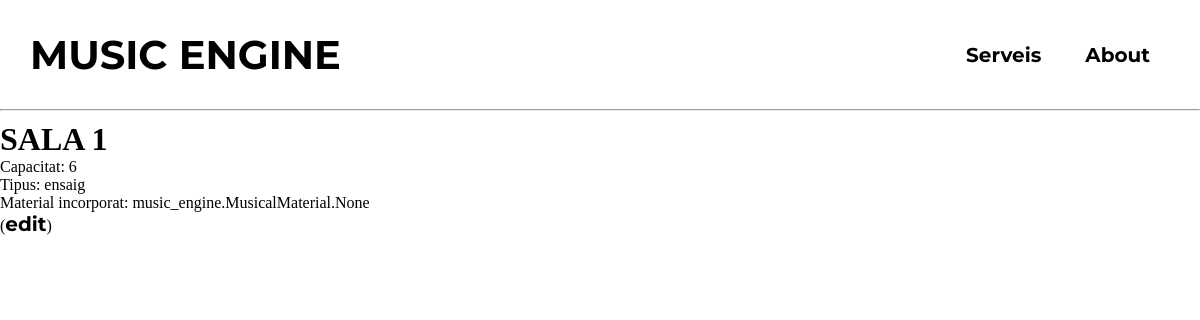
The page /studio/SALA 1/ on the database as committed earlier.
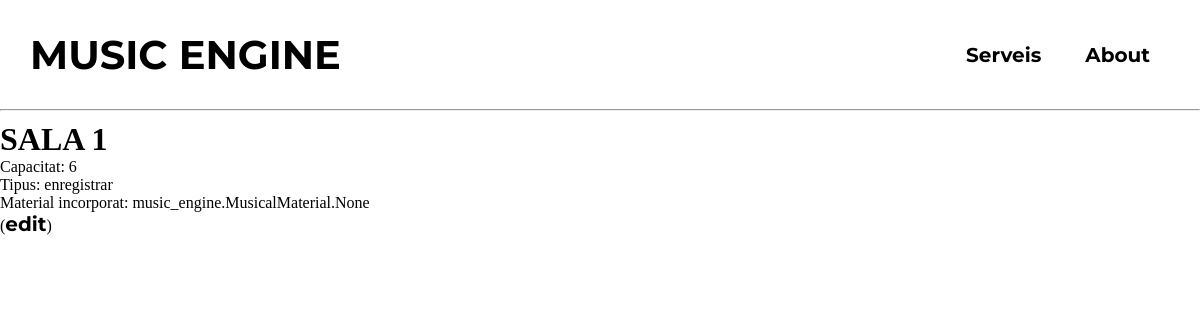
The same page on the database as committed later.
### music_engine/models.py (models this page shows, shortened)
class MusicalStudio(models.Model):
    name = models.CharField(max_length=100, primary_key=True)
    capacity = models.IntegerField()
    TYPE_CHOICES = (
        ('ensaig', 'ENSAIG'),
        ('enregistrar', 'ENREGISTRAR')
    )
    type = models.CharField(choices=TYPE_CHOICES, max_length=100)
    incorporated_material = models.ManyToManyField(MusicalMaterial, blank=True)

### music_engine/views.py (the view)
# urls.py: path('studio/<str:pk>/', studio_detail, name='studio_detail'),
def studio_detail(request, pk):
    studio = get_object_or_404(MusicalStudio, pk=pk)
    return render(request, 'studio_detail.html', {'studio': studio})

### templates/studio_detail.html
{% include 'navbar.html' %}
{% block content %}
<h1>{{ studio.name }}</h1>
<p>Capacitat: {{ studio.capacity }}</p>
<p>Tipus: {{ studio.type }}</p>
<p>Material incorporat: {{ studio.incorporated_material }}</p>
    <p>(<a class="edit-button" href="{% url 'studio_edit' studio.name %}">edit</a>)</p>
{% endblock %}

### templates/navbar.html (shortened to what this page needs)
{% load static %}
<!DOCTYPE html>
<html lang="en">
<head>
    <link rel="stylesheet"
          href="https://code.jquery.com/ui/1.12.1/themes/smoothness/jquery-ui.css" />
</head>
<body>
<header>
    <div class="hometitle">
        <a href="/"><h1>MUSIC ENGINE</h1></a>
    </div>
    <nav>
        <ul class="nav_links">
            <li><a href="#">Serveis</a></li>
            <li><a href="#">About</a></li>
        </ul>
    </nav>
</header>
<hr>
</body>
</html>

### templates/navbar.html (style rules this page uses)
* { box-sizing: border-box; margin: 0; padding: 0; }
.hometitle { font-family: "Montserrat", sans-serif; font-weight: 700; font-size: 34px; color: black; text-decoration: none; cursor: pointer; }
li, a, button { font-family: "Montserrat", sans-serif; font-weight: 700; font-size: 20px; color: black; text-decoration: none; }
header { display: flex; justify-content: space-between; align-items: center; padding: 30px; }
.nav_links { cursor: pointer; }
.nav_links { list-style: none; }
.nav_links li { display: inline-block; padding: 0 20px; }

Rows that differ between the two databases and show on the page:
changed MusicalStudio "SALA 1": type "ensaig" → "enregistrar"
